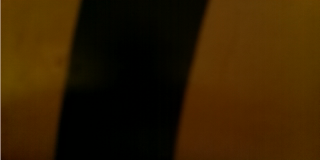
#> input picture Roboto/data/image_real_0.png, 320 x 160 px, given in place of the camera
$ python Webcam_test_v2.py
#> lines starting #> are read from the running program, lines starting #| are printed output that depends on the picture
#!/bin/usr/env python3

import numpy as np
import cv2
import time
import matplotlib.pyplot as plt

l_w = np.array([0, 90, 90])
h_w = np.array([10, 160, 160])

webcam = cv2.VideoCapture(0)
while True:
	width = 320
	height = 160
	ret_val, data = webcam.read()
#> data is the input picture: shape (160, 320, 3); mean B, G, R 0.8, 30.5, 52.6
	data = cv2.flip(data, 0)
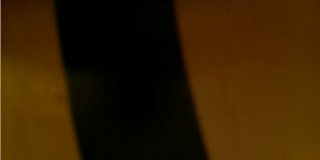
#> data: shape (160, 320, 3); mean B, G, R 0.8, 30.5, 52.6
	data = cv2.flip(data, 1)
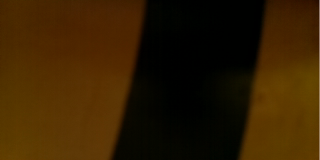
#> data: shape (160, 320, 3); mean B, G, R 0.8, 30.5, 52.6
	data = cv2.resize(data, (width, height))
	hsv = cv2.cvtColor(data, cv2.COLOR_BGR2HSV)
#> hsv: shape (160, 320, 3); mean H, S, V 24.6, 241.7, 52.9
	mask = cv2.inRange(hsv, l_w, h_w)
#> mask: shape (160, 320); every value is 0
	cv2.imshow('mask', mask)
	cv2.imshow('other frame', data)
#> (the run stopped early here; a loop or call above may not have finished)

$ run again, on Roboto/data/image_real_1.png
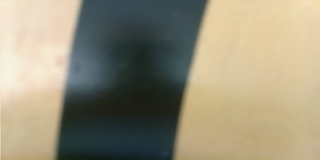
#> input picture Roboto/data/image_real_1.png, 320 x 160 px, given in place of the camera
#> data is the input picture: shape (160, 320, 3); mean B, G, R 122.5, 144.6, 151.7
#> `data = cv2.flip(data, 0)`:
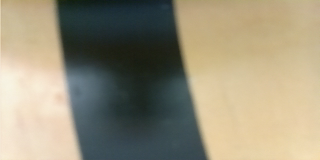
#> data: shape (160, 320, 3); mean B, G, R 122.5, 144.6, 151.7
#> `data = cv2.flip(data, 1)`:
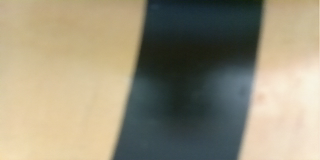
#> data: shape (160, 320, 3); mean B, G, R 122.5, 144.6, 151.7
#> hsv: shape (160, 320, 3); mean H, S, V 43.6, 68.4, 157.8
#> mask: shape (160, 320); every value is 0

$ run again, on Roboto/data/image_real_10.png
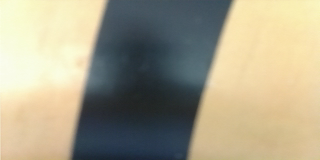
#> input picture Roboto/data/image_real_10.png, 320 x 160 px, given in place of the camera
#> data is the input picture: shape (160, 320, 3); mean B, G, R 137.2, 160.6, 167
#> `data = cv2.flip(data, 0)`:
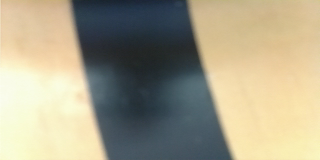
#> data: shape (160, 320, 3); mean B, G, R 137.2, 160.6, 167
#> `data = cv2.flip(data, 1)`:
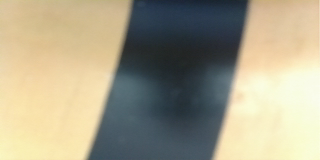
#> data: shape (160, 320, 3); mean B, G, R 137.2, 160.6, 167
#> hsv: shape (160, 320, 3); mean H, S, V 51.1, 69.2, 175.3
#> mask: shape (160, 320); every value is 0
